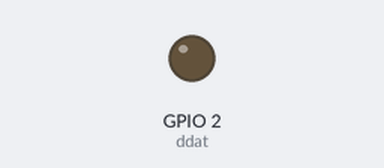
Simulated run of this program. Board: Raspberry Pi (BCM pin numbers). Shown: output pins drawn as LEDs (lit = HIGH). Pins used as bus, display or sensor lines are not drawn. At 3.1 s the program stops and its outputs stay as they are.

Above: at 0.1 s.
At 2.5 s:
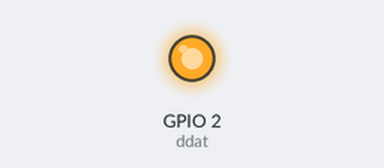
Timing chart, 0 to 4.5 s (numbered marks = the images above):
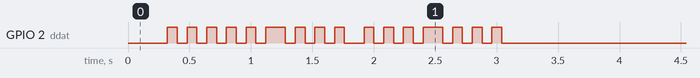

The program:

rawdog.py
```python
#!/usr/bin/env python3

import RPi.GPIO as gpio
import time

dclk = 3
ddat = 2
st = 0.02

curr_clock = True

def init(nst):
    global st
    st = nst
    gpio.setmode(gpio.BCM)
    gpio.setwarnings(True)
    gpio.setup(dclk, gpio.OUT)
    gpio.setup(ddat, gpio.OUT)
    gpio.output(dclk, 1)
    curr_clock = True


def sendHalfBit(bit):
    global curr_clock
    gpio.output(ddat, bit)
    time.sleep(st)
    curr_clock = not curr_clock
    gpio.output(dclk,curr_clock)
    time.sleep(st)

def sendWholeBit(bit):
    sendHalfBit(not bit)
    sendHalfBit(bit)

def sendReset():
    sendHalfBit(0)
    sendHalfBit(0)
    sendHalfBit(0)
    sendWholeBit(1)

def sendWord(w):
    sendReset()
    sendWholeBit(1)
    for j in range(32):
        bit = (w >> (31-j)) & 0x1
        sendWholeBit(bit)

def recvHalfBit():
    global curr_clock
    curr_clock = not curr_clock
    gpio.output(dclk,curr_clock)
    time.sleep(st)
    val = gpio.input(ddat)
    time.sleep(st)
    return val

def recvBit():
    v0 = recvHalfBit()
    v1 = recvHalfBit()
    return v1


def readWord():
    sendReset()
    sendWholeBit(0)
    gpio.setup(ddat, gpio.IN)
    w = 0
    for bitnum in range(32):
        b = recvBit()
        w >>= 1
        w |= (b << 31)
    gpio.setup(ddat, gpio.OUT)
    return w

def done():
    gpio.cleanup()


if __name__ == '__main__':
    init(0.040)

    sendHalfBit(0)
    sendHalfBit(0)
    sendHalfBit(0)

    sendWholeBit(1)

    sendWholeBit(1)

    sendWholeBit(1)
    sendWholeBit(1)
    sendWholeBit(1)
    sendWholeBit(1)
    sendWholeBit(0)
    sendWholeBit(0)
    sendWholeBit(0)
    sendWholeBit(0)
    sendWholeBit(1)
    sendWholeBit(1)
    sendWholeBit(1)
    sendWholeBit(1)
    sendWholeBit(0)
    sendWholeBit(0)
    sendWholeBit(0)
    sendWholeBit(0)

    gpio.cleanup()
```
